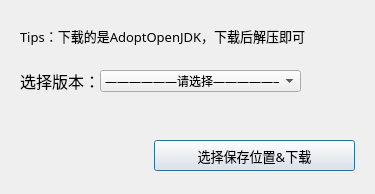
<?xml version="1.0" encoding="UTF-8"?>
<ui version="4.0">
 <class>Dialog</class>
 <widget class="QDialog" name="Dialog">
  <property name="geometry">
   <rect>
    <x>0</x>
    <y>0</y>
    <width>375</width>
    <height>194</height>
   </rect>
  </property>
  <property name="font">
   <font>
    <pointsize>1</pointsize>
   </font>
  </property>
  <property name="windowTitle">
   <string>下载Java</string>
  </property>
  <property name="windowIcon">
   <iconset>
    <disabledoff>icon.ico</disabledoff>
    <selectedon>icon.ico</selectedon>
   </iconset>
  </property>
  <widget class="QLabel" name="label">
   <property name="geometry">
    <rect>
     <x>20</x>
     <y>20</y>
     <width>331</width>
     <height>31</height>
    </rect>
   </property>
   <property name="font">
    <font>
     <family>黑体</family>
     <pointsize>10</pointsize>
    </font>
   </property>
   <property name="text">
    <string>Tips：下载的是AdoptOpenJDK，下载后解压即可</string>
   </property>
  </widget>
  <widget class="QComboBox" name="comboBox">
   <property name="geometry">
    <rect>
     <x>100</x>
     <y>70</y>
     <width>201</width>
     <height>22</height>
    </rect>
   </property>
   <property name="font">
    <font>
     <family>黑体</family>
     <pointsize>9</pointsize>
    </font>
   </property>
   <item>
    <property name="text">
     <string>——————请选择——————</string>
    </property>
   </item>
   <item>
    <property name="text">
     <string>Java 8（1.0-1.16.x）</string>
    </property>
   </item>
   <item>
    <property name="text">
     <string>Java 16（1.17.x)</string>
    </property>
   </item>
   <item>
    <property name="text">
     <string>Java 17（1.17.x-1.18.x）</string>
    </property>
   </item>
   <item>
    <property name="text">
     <string>Java 18（1.19+）</string>
    </property>
   </item>
  </widget>
  <widget class="QPushButton" name="pushButton">
   <property name="geometry">
    <rect>
     <x>154</x>
     <y>140</y>
     <width>201</width>
     <height>31</height>
    </rect>
   </property>
   <property name="font">
    <font>
     <family>黑体</family>
     <pointsize>10</pointsize>
    </font>
   </property>
   <property name="text">
    <string>选择保存位置&amp;&amp;下载</string>
   </property>
  </widget>
  <widget class="QLabel" name="label_2">
   <property name="geometry">
    <rect>
     <x>20</x>
     <y>60</y>
     <width>121</width>
     <height>41</height>
    </rect>
   </property>
   <property name="font">
    <font>
     <family>黑体</family>
     <pointsize>12</pointsize>
    </font>
   </property>
   <property name="text">
    <string>选择版本：</string>
   </property>
  </widget>
 </widget>
 <resources/>
 <connections/>
</ui>
